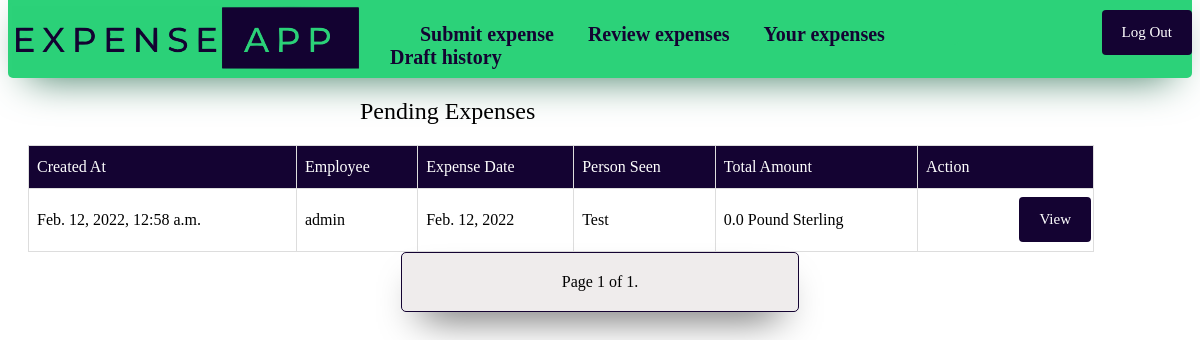
The app's page /review/ (signed in), older data.
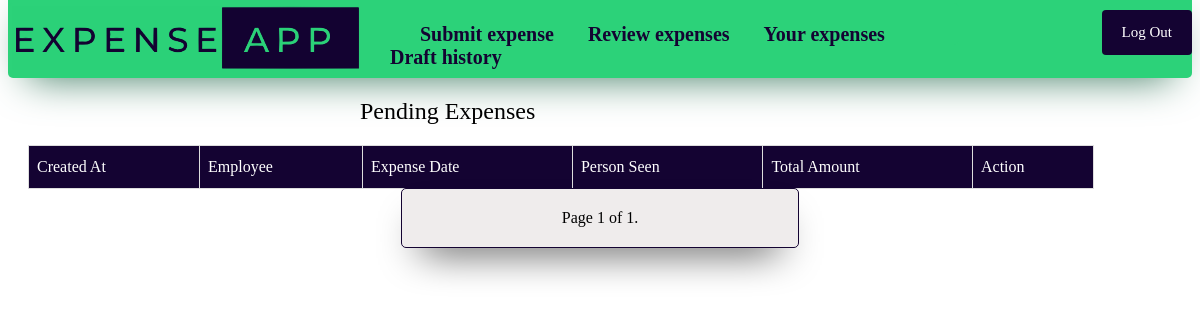
The same page, newer data.
### expense_app/models.py (models this page shows)
class Expense(models.Model):
    Approved = "AP"
    Rejected = "RE"
    Draft = "DR"
    Pending = "PE"
    Accommodation = "AC"
    Subsistence = "SU"
    Mileage = "MI"
    Staff_entertainment = "SE"
    Client_entertainment = "CE"
    Other = "OH"
    Flights = "FL"
    Other_travel = "OT"
    Euro = "EU"
    GBP = "GB"
    USD = "US"
    SGD = "SG"
    AUD = "AU"
    CHF = "CH"
    HKD = "HK"
    Status_Type = [(Approved, "Approved"), (Rejected, "Rejected"), (Draft, "Draft"), (Pending, "Pending")]
    Claim_Type = [(Accommodation, "Accommodation"), (Client_entertainment, "Client entertainment (Incl VAT)"), (Flights, "Flights"), (Mileage, "Mileage"), (Other, "Other"), (Other_travel, "Other travel"), (Staff_entertainment, "Staff entertainment"), (Subsistence, "Subsistence")]
    Currency_Type = [(Euro, "Euro"), (GBP, "Pound Sterling"), (USD, "US Dollar"), (SGD, "Singaporean Dollar"), (AUD, "Australian Dollar"), (CHF, "Swiss Franc"), (HKD, "Hong Kong Dollar")]
    time = models.DateTimeField(auto_now = True, editable= False)
    expense_amount = models.FloatField(validators=[MinValueValidator(0.0)], default=0)
    VAT_amount = models.FloatField(validators=[MinValueValidator(0.0)], default=0)
    employee = models.ForeignKey(User, on_delete=models.CASCADE, default = id(User))
    catagory = models.CharField(max_length = 2, choices= Claim_Type, default = "OH")
    persons_seen = models.CharField(max_length = 50, blank=False)
    information = models.TextField(max_length = 500)
    status = models.CharField(max_length = 2, choices= Status_Type, default = "PE")
    manager = models.ForeignKey(User, on_delete=models.PROTECT, limit_choices_to={'groups__name': "Manager"}, related_name='manager', default = id(User))
    manager_comment = models.TextField(max_length = 500, blank= True)
    expense_date = models.DateField()
    currency = models.CharField(max_length = 2, choices = Currency_Type, default = "GB")
    document = models.FileField(upload_to='media', blank= True)
    class Meta:
        ordering = ["time"]

### expense_app/views.py (the view)
# urls.py: path('review/', views.ExpenseReview.as_view(), name = "review"),
class ExpenseReview(LoginRequiredMixin, PermissionRequiredMixin, ListView):
  permission_required = "expense_app.view_expense"
  raise_exception = True
  model = Expense
  template_name = "expense_app/review.html"
  paginate_by = 10
  def get_queryset(self):
    return Expense.objects.filter(status = "PE", manager = self.request.user)

### expense_app/templatetags/auth_extras.py (called while the page is built)
@register.filter(name='has_group')
def has_group(user, group_name):
    return user.groups.filter(name=group_name).exists()

### expense_app/templates/expense_app/review.html (shortened to what this page needs)
<!DOCTYPE html>
{% extends 'expense_app/base.html' %}
{% block content %}
<h2>Pending Expenses</h2>
<table id="expense">
  <tr>
    <th>Created At</th>
    <th>Employee</th>
    <th>Expense Date</th>
    <th>Person Seen</th>
    <th>Total Amount </th>
    <th>Action</th>
  </tr>
  {% for expense in object_list %}
    <tr>
        <td>{{ expense.time}}</td>
        <td>{{ expense.employee }}</td>
        <td>{{expense.expense_date}}</td>
        <td>{{expense.persons_seen}}</td>
        <td>{{expense.VAT_amount}} {{expense.get_currency_display}}</td>
        <td><a href="{% url 'claim' expense.id %}"><button>View</button></a></td>
    </tr>
  {% endfor %}
</table>
<div class="pagination">
  <span class="step-links">
      <span class="current">
          Page {{ page_obj.number }} of {{ page_obj.paginator.num_pages }}.
      </span>
  </span>
</div>
{% endblock %}

Row changes from the older to the newer data that the page shows:
no longer on this page (row edited): Expense: time "Feb. 12, 2022, 12:58 a.m.", employee "admin", expense_date "Feb. 12, 2022", persons_seen "Test", VAT_amount "0.0", currency "Pound Sterling"
